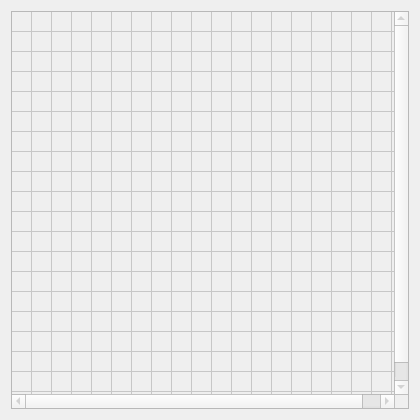
<?xml version="1.0" encoding="UTF-8"?>
<ui version="4.0">
 <class>TableWidget</class>
 <widget class="QWidget" name="TableWidget">
  <property name="geometry">
   <rect>
    <x>0</x>
    <y>0</y>
    <width>420</width>
    <height>420</height>
   </rect>
  </property>
  <property name="minimumSize">
   <size>
    <width>420</width>
    <height>420</height>
   </size>
  </property>
  <property name="maximumSize">
   <size>
    <width>420</width>
    <height>420</height>
   </size>
  </property>
  <property name="windowTitle">
   <string>Form</string>
  </property>
  <layout class="QGridLayout" name="gridLayout">
   <item row="0" column="0">
    <widget class="QTableWidget" name="tableWidget">
     <property name="enabled">
      <bool>false</bool>
     </property>
     <property name="autoFillBackground">
      <bool>false</bool>
     </property>
     <property name="editTriggers">
      <set>QAbstractItemView::NoEditTriggers</set>
     </property>
     <property name="tabKeyNavigation">
      <bool>false</bool>
     </property>
     <property name="showDropIndicator" stdset="0">
      <bool>false</bool>
     </property>
     <property name="dragDropOverwriteMode">
      <bool>false</bool>
     </property>
     <property name="selectionMode">
      <enum>QAbstractItemView::NoSelection</enum>
     </property>
     <property name="wordWrap">
      <bool>false</bool>
     </property>
     <property name="cornerButtonEnabled">
      <bool>false</bool>
     </property>
     <attribute name="horizontalHeaderVisible">
      <bool>false</bool>
     </attribute>
     <attribute name="horizontalHeaderDefaultSectionSize">
      <number>20</number>
     </attribute>
     <attribute name="horizontalHeaderHighlightSections">
      <bool>false</bool>
     </attribute>
     <attribute name="horizontalHeaderMinimumSectionSize">
      <number>20</number>
     </attribute>
     <attribute name="verticalHeaderVisible">
      <bool>false</bool>
     </attribute>
     <attribute name="verticalHeaderDefaultSectionSize">
      <number>20</number>
     </attribute>
     <attribute name="verticalHeaderHighlightSections">
      <bool>false</bool>
     </attribute>
     <attribute name="verticalHeaderMinimumSectionSize">
      <number>20</number>
     </attribute>
     <row>
      <property name="text">
       <string>Nouvelle ligne</string>
      </property>
     </row>
     <row>
      <property name="text">
       <string>1</string>
      </property>
     </row>
     <row>
      <property name="text">
       <string>2</string>
      </property>
     </row>
     <row>
      <property name="text">
       <string>3</string>
      </property>
     </row>
     <row>
      <property name="text">
       <string>4</string>
      </property>
     </row>
     <row>
      <property name="text">
       <string>5</string>
      </property>
     </row>
     <row>
      <property name="text">
       <string>6</string>
      </property>
     </row>
     <row>
      <property name="text">
       <string>7</string>
      </property>
     </row>
     <row>
      <property name="text">
       <string>8</string>
      </property>
     </row>
     <row>
      <property name="text">
       <string>9</string>
      </property>
     </row>
     <row>
      <property name="text">
       <string>10</string>
      </property>
     </row>
     <row>
      <property name="text">
       <string>11</string>
      </property>
     </row>
     <row>
      <property name="text">
       <string>12</string>
      </property>
     </row>
     <row>
      <property name="text">
       <string>13</string>
      </property>
     </row>
     <row>
      <property name="text">
       <string>14</string>
      </property>
     </row>
     <row>
      <property name="text">
       <string>15</string>
      </property>
     </row>
     <row>
      <property name="text">
       <string>16</string>
      </property>
     </row>
     <row>
      <property name="text">
       <string>17</string>
      </property>
     </row>
     <row>
      <property name="text">
       <string>18</string>
      </property>
     </row>
     <row>
      <property name="text">
       <string>20</string>
      </property>
     </row>
     <column>
      <property name="text">
       <string>1</string>
      </property>
     </column>
     <column>
      <property name="text">
       <string>2</string>
      </property>
     </column>
     <column>
      <property name="text">
       <string>b</string>
      </property>
     </column>
     <column>
      <property name="text">
       <string>3</string>
      </property>
     </column>
     <column>
      <property name="text">
       <string>4</string>
      </property>
     </column>
     <column>
      <property name="text">
       <string>5</string>
      </property>
     </column>
     <column>
      <property name="text">
       <string>6</string>
      </property>
     </column>
     <column>
      <property name="text">
       <string>7</string>
      </property>
     </column>
     <column>
      <property name="text">
       <string>8</string>
      </property>
     </column>
     <column>
      <property name="text">
       <string>9</string>
      </property>
     </column>
     <column>
      <property name="text">
       <string>10</string>
      </property>
     </column>
     <column>
      <property name="text">
       <string>11</string>
      </property>
     </column>
     <column>
      <property name="text">
       <string>12</string>
      </property>
     </column>
     <column>
      <property name="text">
       <string>13</string>
      </property>
     </column>
     <column>
      <property name="text">
       <string>14</string>
      </property>
     </column>
     <column>
      <property name="text">
       <string>15</string>
      </property>
     </column>
     <column>
      <property name="text">
       <string>16</string>
      </property>
     </column>
     <column>
      <property name="text">
       <string>17</string>
      </property>
     </column>
     <column>
      <property name="text">
       <string>18</string>
      </property>
     </column>
     <column>
      <property name="text">
       <string>20</string>
      </property>
     </column>
    </widget>
   </item>
  </layout>
 </widget>
 <resources/>
 <connections/>
</ui>
